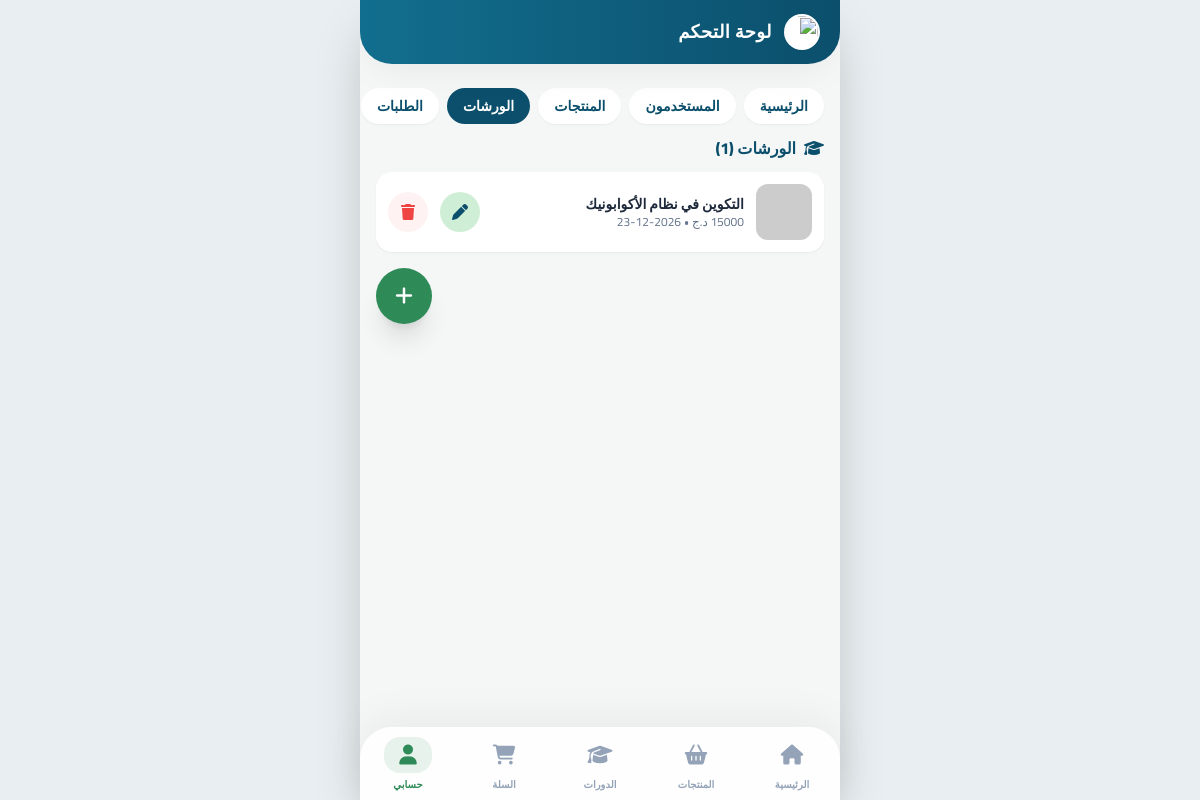
/admin/workshops (signed in), run on the app's committed database.
### models.py (models this page shows)
class Workshop(db.Model):
    id = db.Column(db.Integer, primary_key=True)
    title = db.Column(db.String(150), nullable=False)
    description = db.Column(db.Text, default="")
    price = db.Column(db.Float, default=0)
    date = db.Column(db.Date)
    image_url = db.Column(db.String(300), default="")

### app.py (the view)
@app.route("/admin/<entity>")
@admin_required
def admin_crud(entity):
    cfg = entity_or_404(entity)
    items = cfg["model"].query.all()
    jsmap = {i.id: {**{f: (str(getattr(i, f) or "") if k == "date" else getattr(i, f))
                       for f, _, k in cfg["fields"]}, "id": i.id} for i in items}
    return render_template("admin_crud.html", entity=entity, cfg=cfg, items=items, jsmap=jsmap)

### app.py (called while the page is built)
@login_manager.user_loader
def load_user(uid):
    return db.session.get(User, int(uid))

def admin_required(f):
    @wraps(f)
    @login_required
    def wrapper(*args, **kwargs):
        if not current_user.is_admin:
            abort(403)
        return f(*args, **kwargs)
    return wrapper

@app.context_processor
def inject_cart_count():
    return {"cart_count": sum(session.get("cart", {}).values())}

def entity_or_404(entity):
    return ENTITIES.get(entity) or abort(404)

### templates/admin_crud.html (shortened to what this page needs)
{% extends 'admin_base.html' %}{% block admin %}
<div x-data='{open:false, form:{}, items:{{ jsmap|tojson }}}'>
  <h2 class="font-extrabold text-ocean mb-3"><i class="fa-solid {{ cfg.icon }} ml-2"></i>{{ cfg.title }} ({{ items|length }})</h2>
  <div class="space-y-3">{% for it in items %}
  <div class="bg-white rounded-2xl p-3 shadow-sm flex items-center gap-3">
    <img src="{{ it.image_url }}" class="h-14 w-14 rounded-xl object-cover bg-slate-100" alt="">
    <div class="flex-1 min-w-0"><p class="font-extrabold text-sm truncate">{{ it[cfg.label] }}</p><p class="text-xs text-slate-500">{{ '%g' % it.price }} د.ج{% if entity=='workshops' and it.date %} • {{ it.date.strftime('%Y-%m-%d') }}{% endif %}</p></div>
    <button @click="form={...items[{{ it.id }}]}; open=true" class="h-10 w-10 grid place-items-center rounded-full bg-mint/40 text-ocean"><i class="fa-solid fa-pen"></i></button>
    <form method="post" action="{{ url_for('admin_delete', entity=entity, iid=it.id) }}" onsubmit="return confirm('هل أنت متأكد من الحذف؟')"><button class="h-10 w-10 rounded-full bg-red-50 text-red-500"><i class="fa-solid fa-trash"></i></button></form>
  </div>{% else %}<p class="text-sm text-slate-500">لا توجد بيانات.</p>{% endfor %}</div>
  <div class="sticky bottom-24 flex justify-end mt-4"><button @click="form={}; open=true" class="h-14 w-14 rounded-full bg-leaf text-white shadow-xl text-xl active:scale-90 transition"><i class="fa-solid fa-plus"></i></button></div>
</div>
{% endblock %}

### templates/base.html (style rules this page uses)
html { -webkit-tap-highlight-color:transparent }
body { overscroll-behavior-y:none; background-color: #E8EEF1; }

### data on the page
Workshop: title "التكوين في نظام الأكوابونيك", price "15000", date "2026-12-23"

### other printed values
{{ t }} "الرئيسية" "المستخدمون" "المنتجات" "الورشات" "الطلبات"
{{ cfg.title }} "الورشات"
{{ items|length }} "1"
{{ label }} "الرئيسية" "المنتجات" "الدورات" "السلة" "حسابي"
